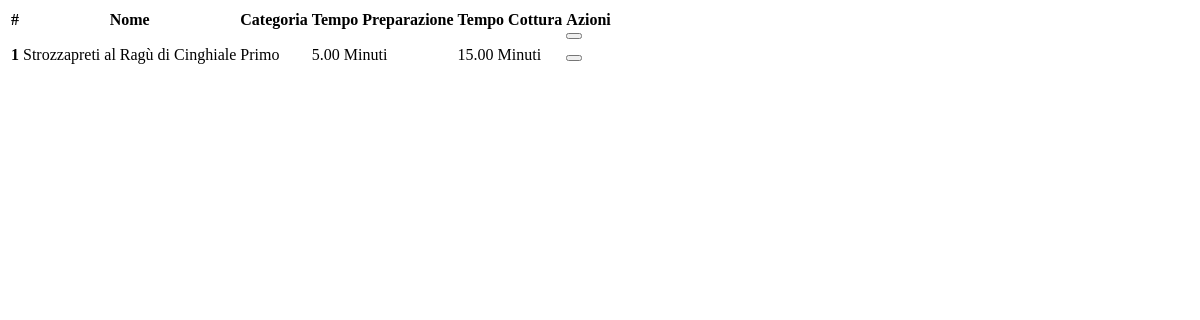
The page /menu/tabellaPiatti (signed in) on the database as committed earlier.
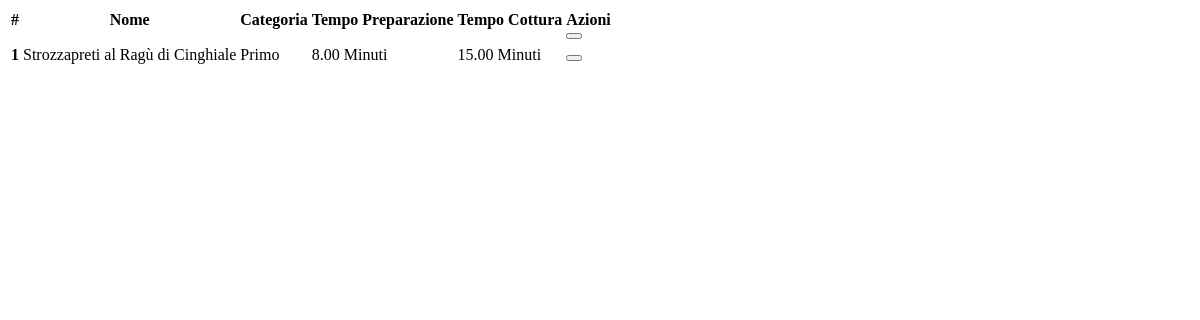
The same page on the database as committed later.
### gestioneMenu/models.py (models this page shows, shortened)
class Piatto(models.Model):
    nome = models.CharField(max_length=200)
    idCategoria = ForeignKey(Categoria, on_delete=CASCADE)
    tempoPreparazione = models.DecimalField(max_digits=15,decimal_places=2,validators=[MinValueValidator(0)])
    tempoCottura = models.DecimalField(max_digits=15,decimal_places=2,validators=[MinValueValidator(0)])
    class Meta:
        verbose_name = 'Piatto'
        verbose_name_plural = 'Piatti'

class Categoria(models.Model):
    nome = models.CharField(max_length=30)
    def __str__(self):
        return self.nome
    class Meta:
        verbose_name = 'Categoria'
        verbose_name_plural = 'categorie'

### gestioneMenu/views.py (the view)
# urls.py: path('tabellaPiatti', views.tabellaPiatti, name='tabellaPiatti'),
@login_required
def tabellaPiatti(request):
    piatti = Piatto.objects.all()
    return render(request, 'piatti/tabellaPiatti.html', {'piatti' : piatti, 'permessiAzioni': request.user.has_perm('gestioneMenu.delete_Ingrediente')})

### gestioneMenu/templates/piatti/tabellaPiatti.html (shortened to what this page needs)
<table class="table table-primary">
    <thead>
      <tr>
        <th scope="col">#</th>
        <th scope="col">Nome</th>
        <th scope="col">Categoria</th>
        <th scope="col">Tempo Preparazione</th>
        <th scope="col">Tempo Cottura</th>
        {% if permessiAzioni %}
          <th scope="col">Azioni</th>
        {% endif %}
      </tr>
    </thead>
    <tbody>
        {% for piatto in piatti %}
        <tr>
            <th scope="row">
              {{ piatto.id}}
            </th>
            <td>
                {{ piatto.nome }}
            </td>
            <td>
              {{ piatto.idCategoria }}
            </td>
            <td>
                {{ piatto.tempoPreparazione}} Minuti
            </td>
            <td>
                {{ piatto.tempoCottura}} Minuti
            </td>
            {% if permessiAzioni %}
            <td>
              <div class="row">
                <div class="col-sm-6 col-md-3">
                  <form hx-post="{% url 'modificaPiatto' %}" hx-target="#divNotifica">
                    <button type="submit"  class="buttonSubmit"></button>
                  </form>
                </div>
                <div class="col-sm-6 col-md-3">
                  <form hx-post="{% url 'eliminaPiatto' %}" hx-target="#divNotifica">
                    <button type="submit" onclick="return confirm('Vuoi davvero eliminare questo piatto?')" class="buttonSubmit"></button>
                  </form>
                </div>
              </div>
            </td>
            {% endif %}
        </tr>
        {% endfor %}
    </tbody>
  </table>

Rows that differ between the two databases and show on the page:
changed Piatto "Strozzapreti al Ragù di Cinghiale": tempoPreparazione "5.00" → "8.00"
